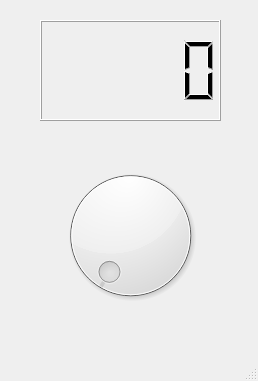
<?xml version="1.0" encoding="UTF-8"?>
<ui version="4.0">
 <class>MainWindow</class>
 <widget class="QMainWindow" name="MainWindow">
  <property name="geometry">
   <rect>
    <x>0</x>
    <y>0</y>
    <width>258</width>
    <height>381</height>
   </rect>
  </property>
  <property name="windowTitle">
   <string>MainWindow</string>
  </property>
  <widget class="QWidget" name="centralwidget">
   <widget class="QLCDNumber" name="lcdNumber">
    <property name="geometry">
     <rect>
      <x>40</x>
      <y>20</y>
      <width>181</width>
      <height>101</height>
     </rect>
    </property>
   </widget>
   <widget class="QDial" name="dial">
    <property name="geometry">
     <rect>
      <x>50</x>
      <y>160</y>
      <width>161</width>
      <height>151</height>
     </rect>
    </property>
   </widget>
  </widget>
  <widget class="QMenuBar" name="menubar">
   <property name="geometry">
    <rect>
     <x>0</x>
     <y>0</y>
     <width>258</width>
     <height>21</height>
    </rect>
   </property>
  </widget>
  <widget class="QStatusBar" name="statusbar"/>
 </widget>
 <resources/>
 <connections/>
</ui>
